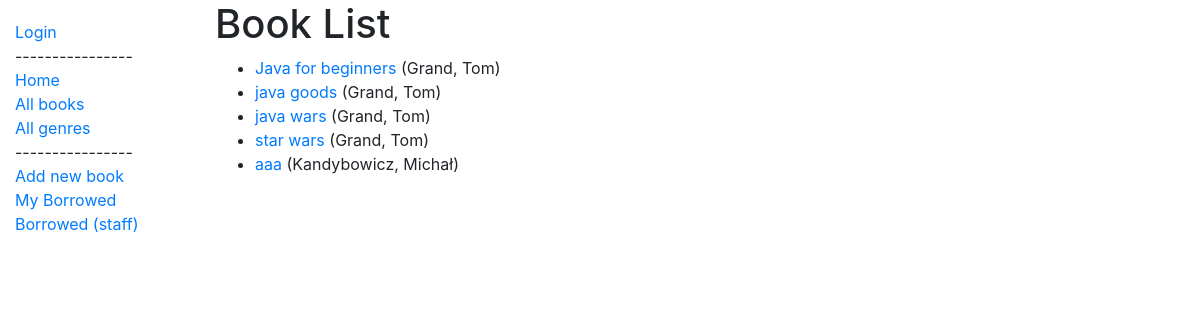
Page /catalog/books/ on the earlier database version.
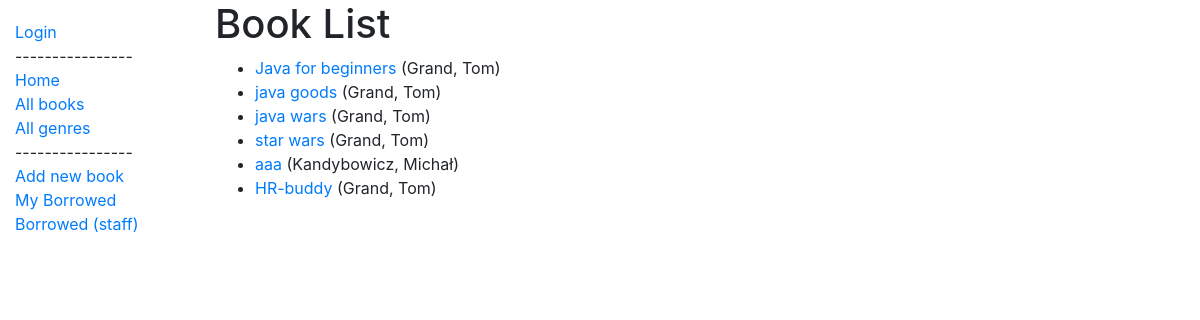
Same page on the later database version.
### catalog/models.py (models this page shows, shortened)
class Book(models.Model):
    title = models.CharField(max_length=200)
    author = models.ForeignKey('Author', on_delete=models.SET_NULL, null=True)
    summary = models.TextField(max_length=1000, help_text='Enter a brief description of the book')
    genre = models.ManyToManyField(Genre, help_text='Select a genre for this book')
    def get_absolute_url(self):
        return reverse('book-detail', args=[str(self.id)])
    def display_genre(self):
        """Create a string for the Genre. This is required to display genre in Admin."""
        return ', '.join(genre.name for genre in self.genre.all()[:3])
    display_genre.short_description = 'Genre'

class Author(models.Model):
    first_name = models.CharField(max_length=100)
    last_name = models.CharField(max_length=100)
    date_of_birth = models.DateField(null=True, blank=True)
    date_of_death = models.DateField('Died', null=True, blank=True)
    class Meta:
        ordering = ['last_name', 'first_name']
    def __str__(self):
        return f'{self.last_name}, {self.first_name}'

### catalog/views.py (the view)
# urls.py: path('books/', views.BookListView.as_view(), name='books'),
class BookListView(generic.ListView):
    template_name = "book_list.html"
    model = Book
    def get_context_data(self, **kwargs):
        context = super(BookListView, self).get_context_data(**kwargs)
        context['books_list'] = Book.objects.all()
        return context

### templates/book_list.html
{% extends "base_generic.html" %}
{% block content %}
  <h1>Book List</h1>
  {% if books_list %}
  <ul>
    {% for Book in books_list %}
      <li>
        <a href="{{ Book.get_absolute_url }}">{{ Book.title }}</a> ({{Book.author}})
      </li>
    {% endfor %}
  </ul>
  {% else %}
    <p>There are no books in the library.</p>
  {% endif %}
{% endblock %}

Differences in the rows shown:
added Book: title "HR-buddy", author "Grand, Tom"
